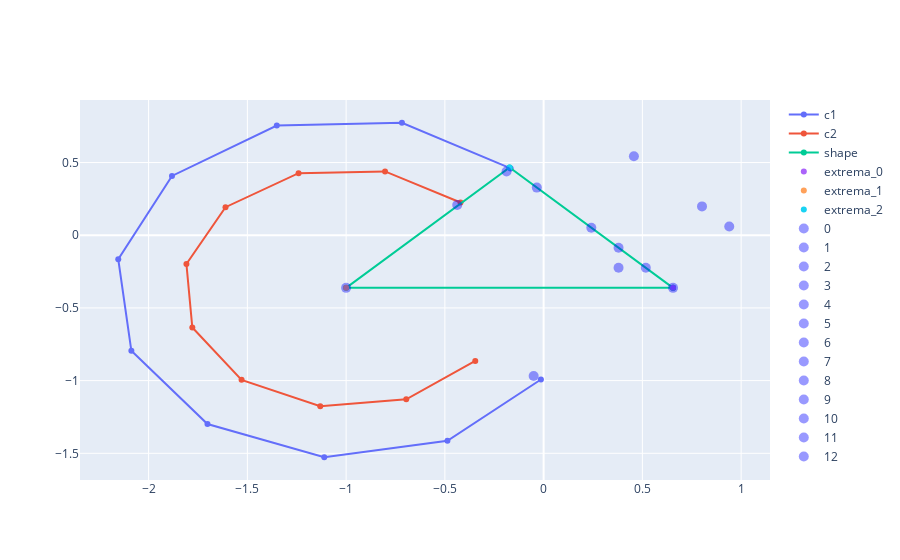

Notebook code cell kept with this figure:
### Code cell
x,y = points_to_plot(c1)
fig = quick_plotly_plot(x,y, "c1", "lines+markers")

fig = add_geom_to_plotly(sp.LineString(c2), fig, "c2", "lines+markers" )

fig = add_geom_to_plotly(shape.boundary, fig, "shape", "lines+markers" )

for ix, e in enumerate(cm.extrema):
    fig = add_geom_to_plotly(e, fig, f"extrema_{ix}")

fig = add_embedding_to_plotly(cm.embed, fig )

fig.show()

### Figure 1 — Plotly figure (JSON) as saved in the notebook; plotly's stock layout.template omitted (floating-point values rounded to 4 significant figures)
{"data": [{"mode": "lines+markers", "name": "c1", "type": "scatter", "x": [-0.1667, -0.7174, -1.351, -1.882, -2.154, -2.087, -1.702, -1.111, -0.487, -0.01378], "y": [0.4597, 0.7737, 0.7545, 0.4077, -0.1648, -0.7953, -1.299, -1.527, -1.414, -0.9923]}, {"mode": "lines+markers", "name": "c2", "type": "scatter", "x": [-0.4207, -0.8029, -1.241, -1.611, -1.808, -1.779, -1.529, -1.131, -0.6956, -0.3461], "y": [0.2253, 0.439, 0.427, 0.1927, -0.198, -0.6348, -0.9949, -1.177, -1.129, -0.865]}, {"mode": "lines+markers", "name": "shape", "type": "scatter", "x": [0.6552, -1, -0.1724, 0.6552], "y": [-0.3621, -0.3621, 0.4655, -0.3621]}, {"mode": "markers", "name": "extrema_0", "type": "scatter", "x": [0.6552], "y": [-0.3621]}, {"mode": "markers", "name": "extrema_1", "type": "scatter", "x": [-1], "y": [-0.3621]}, {"mode": "markers", "name": "extrema_2", "type": "scatter", "x": [-0.1724], "y": [0.4655]}, {"hoverinfo": "text", "hovertext": ["0, ((-1.0, -0.362))"], "marker": {"color": "blue", "opacity": 0.4, "size": 10}, "mode": "markers", "name": "0", "type": "scatter", "x": [-1], "y": [-0.3621]}, {"hoverinfo": "text", "hovertext": ["1, ((0.379, -0.224))"], "marker": {"color": "blue", "opacity": 0.4, "size": 10}, "mode": "markers", "name": "1", "type": "scatter", "x": [0.3793], "y": [-0.2241]}, {"hoverinfo": "text", "hovertext": ["2, ((0.379, -0.086))"], "marker": {"color": "blue", "opacity": 0.4, "size": 10}, "mode": "markers", "name": "2", "type": "scatter", "x": [0.3793], "y": [-0.08621]}, {"hoverinfo": "text", "hovertext": ["3, ((0.655, -0.362))"], "marker": {"color": "blue", "opacity": 0.4, "size": 10}, "mode": "markers", "name": "3", "type": "scatter", "x": [0.6552], "y": [-0.3621]}, {"hoverinfo": "text", "hovertext": ["4, ((-0.437, 0.208))"], "marker": {"color": "blue", "opacity": 0.4, "size": 10}, "mode": "markers", "name": "4", "type": "scatter", "x": [-0.4375], "y": [0.2083]}, {"hoverinfo": "text", "hovertext": ["5, ((-0.188, 0.439))"], "marker": {"color": "blue", "opacity": 0.4, "size": 10}, "mode": "markers", "name": "5", "type": "scatter", "x": [-0.1878], "y": [0.4389]}, {"hoverinfo": "text", "hovertext": ["6, ((-0.034, 0.328))"], "marker": {"color": "blue", "opacity": 0.4, "size": 10}, "mode": "markers", "name": "6", "type": "scatter", "x": [-0.03448], "y": [0.3276]}, {"hoverinfo": "text", "hovertext": ["7, ((0.241, 0.052))"], "marker": {"color": "blue", "opacity": 0.4, "size": 10}, "mode": "markers", "name": "7", "type": "scatter", "x": [0.2414], "y": [0.05172]}, {"hoverinfo": "text", "hovertext": ["8, ((0.517, -0.224))"], "marker": {"color": "blue", "opacity": 0.4, "size": 10}, "mode": "markers", "name": "8", "type": "scatter", "x": [0.5172], "y": [-0.2241]}, {"hoverinfo": "text", "hovertext": ["9, ((0.457, 0.543))"], "marker": {"color": "blue", "opacity": 0.4, "size": 10}, "mode": "markers", "name": "9", "type": "scatter", "x": [0.457], "y": [0.5432]}, {"hoverinfo": "text", "hovertext": ["10, ((-0.05, -0.969))"], "marker": {"color": "blue", "opacity": 0.4, "size": 10}, "mode": "markers", "name": "10", "type": "scatter", "x": [-0.05046], "y": [-0.9688]}, {"hoverinfo": "text", "hovertext": ["11, ((0.94, 0.06))"], "marker": {"color": "blue", "opacity": 0.4, "size": 10}, "mode": "markers", "name": "11", "type": "scatter", "x": [0.9398], "y": [0.06045]}, {"hoverinfo": "text", "hovertext": ["12, ((0.802, 0.198))"], "marker": {"color": "blue", "opacity": 0.4, "size": 10}, "mode": "markers", "name": "12", "type": "scatter", "x": [0.8018], "y": [0.1984]}], "layout": {}}
